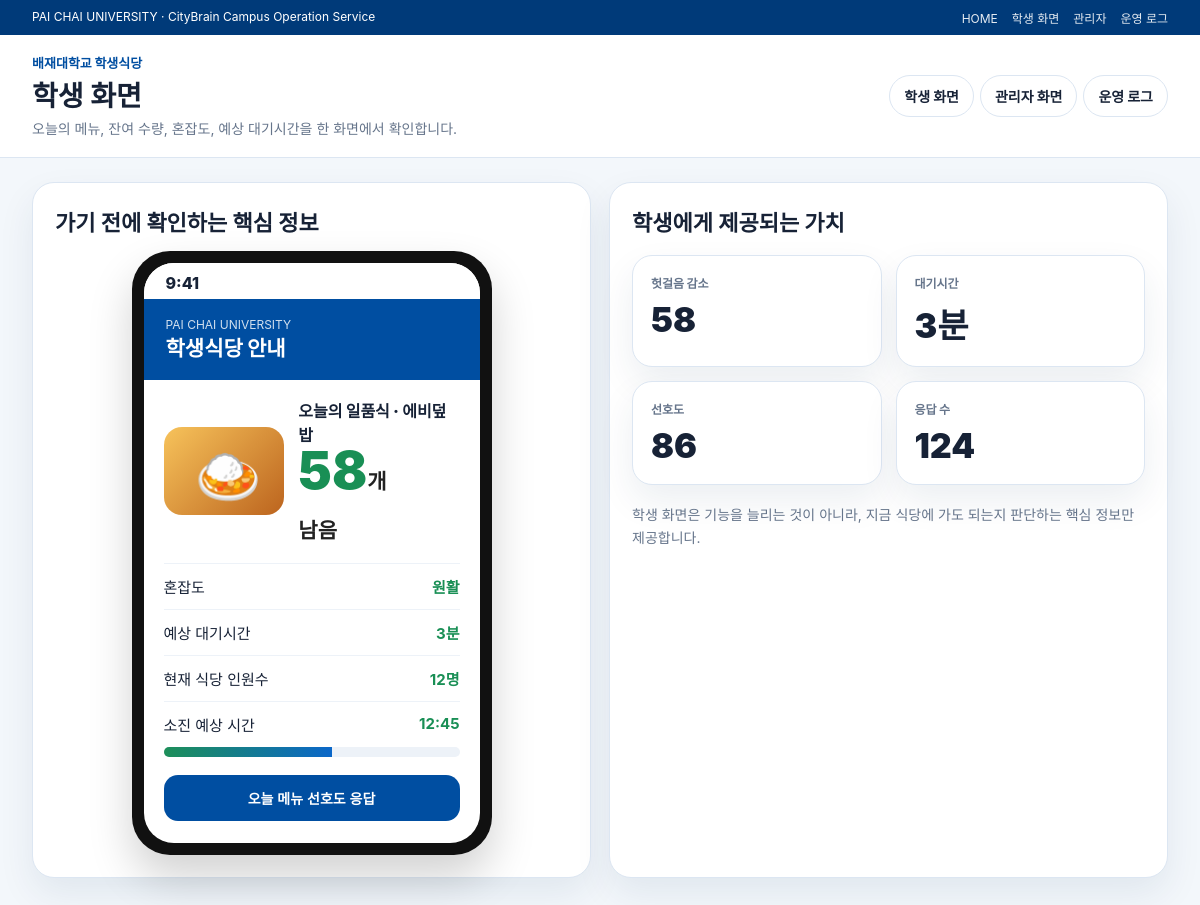
Page /student on the committed database.
### tables this page shows
CREATE TABLE state (
            id INTEGER PRIMARY KEY CHECK (id=1), menu TEXT, total INTEGER, remaining INTEGER,
            congestion TEXT, wait_min INTEGER, crowd_count INTEGER, sellout_time TEXT,
            likes INTEGER, survey_total INTEGER, updated_at TEXT);

### app/main.py (the view)
@app.get('/student', response_class=HTMLResponse)
def student(request: Request): return templates.TemplateResponse('student.html', {'request':request, 's':get_state()})

### app/templates/student.html
{% extends 'layout.html' %}{% set title='학생 화면' %}{% set subtitle='오늘의 메뉴, 잔여 수량, 혼잡도, 예상 대기시간을 한 화면에서 확인합니다.' %}{% block content %}<section class="split"><div class="panel"><h3>가기 전에 확인하는 핵심 정보</h3><div class="phone"><div class="screen"><div class="status">9:41</div><div class="appbar"><div class="uni">PAI CHAI UNIVERSITY</div><div class="title">학생식당 안내</div></div><div class="food"><div class="food-img"></div><div><div style="font-weight:900">{{s.menu}}</div><div class="big-num">{{s.remaining}}<small>개<br>남음</small></div></div></div><div class="info"><div class="row"><span>혼잡도</span><b>{{s.congestion}}</b></div><div class="row"><span>예상 대기시간</span><b>{{s.wait_min}}분</b></div><div class="row"><span>현재 식당 인원수</span><b>{{s.crowd_count}}명</b></div><div class="row"><span>소진 예상 시간</span><b>{{s.sellout_time}}</b></div><div class="bar"><i style="--w:{{s.ratio}}%"></i></div></div><form method="post" action="/survey"><button class="cta">오늘 메뉴 선호도 응답</button></form></div></div></div><div class="panel"><h3>학생에게 제공되는 가치</h3><div class="metrics" style="grid-template-columns:1fr 1fr"><div class="metric"><div class="label">헛걸음 감소</div><div class="value">{{s.remaining}}</div></div><div class="metric"><div class="label">대기시간</div><div class="value">{{s.wait_min}}분</div></div><div class="metric"><div class="label">선호도</div><div class="value">{{s.likes}}</div></div><div class="metric"><div class="label">응답 수</div><div class="value">{{s.survey_total}}</div></div></div><div class="help">학생 화면은 기능을 늘리는 것이 아니라, 지금 식당에 가도 되는지 판단하는 핵심 정보만 제공합니다.</div></div></section>{% endblock %}

### app/static/style.css (style rules this page uses)
:root { --blue:#004ea1;--deep:#003a79;--green:#198f55;--bg:#f3f7fb;--line:#dce6f2;--text:#172236;--muted:#66758b;--card:#fff;--shadow:0 16px 36px rgba(8,45,90,.08) }
* { box-sizing:border-box }
body { margin:0;background:var(--bg);font-family:-apple-system,BlinkMacSystemFont,'Segoe UI','Noto Sans KR',Arial,sans-serif;color:var(--text) }
.panel { background:var(--card);border:1px solid var(--line);border-radius:22px;padding:22px;box-shadow:var(--shadow);margin-bottom:18px }
.panel h3 { font-size:22px;margin:0 0 14px }
.help { color:var(--muted);line-height:1.65;font-size:14px }
.metrics { display:grid;grid-template-columns:repeat(4,1fr);gap:14px;margin:18px 0 }
.metric { background:white;border:1px solid var(--line);border-radius:20px;padding:18px;box-shadow:var(--shadow) }
.metric .label { font-size:12px;color:var(--muted);font-weight:900 }
.metric .value { font-size:34px;font-weight:950;margin-top:8px }
.split { display:grid;grid-template-columns:1fr 1fr;gap:18px }
.phone { width:360px;max-width:100%;margin:auto;border-radius:38px;background:#111;padding:12px;box-shadow:0 22px 44px rgba(0,0,0,.18) }
.screen { background:#fff;border-radius:30px;overflow:hidden }
.status { height:36px;background:#fff;padding:10px 22px;font-weight:800 }
.appbar { background:var(--blue);color:white;padding:18px 22px }
.appbar .uni { font-size:12px;opacity:.82 }
.appbar .title { font-size:21px;font-weight:900 }
.food { display:flex;gap:14px;align-items:center;padding:18px 20px }
.food-img { width:122px;height:88px;border-radius:18px;background:linear-gradient(135deg,#f7c35b,#bc641e);position:relative }
.food-img:after { content:'🍛';font-size:54px;position:absolute;left:31px;top:16px }
.big-num { font-size:52px;color:var(--green);font-weight:950;line-height:.95 }
.big-num small { font-size:21px;color:#222 }
.info { padding:0 20px 18px }
.row { display:flex;justify-content:space-between;border-top:1px solid #edf2f8;padding:12px 0;font-size:15px }
.row b { color:var(--green) }
.cta { margin:0 20px 22px;width:calc(100% - 40px);height:46px;border-radius:14px;background:var(--blue);color:white;border:0;font-weight:900 }
input,select,button { height:46px;border:1px solid var(--line);border-radius:12px;padding:0 12px;font-size:14px }
button { background:var(--blue);color:white;border:0;font-weight:900;cursor:pointer }
.bar { height:10px;background:#edf2f8;border-radius:999px;overflow:hidden }
.bar i { display:block;height:100%;background:linear-gradient(90deg,#1d8f59,#0b67c9);width:var(--w) }

### rows in the picture
state: menu "오늘의 일품식 · 에비덮밥", remaining "58", congestion "원활", wait_min "3", crowd_count "12", sellout_time "12:45", likes "86", survey_total "124"

### other values in the picture
{{ title }} "학생 화면"
{{ subtitle }} "오늘의 메뉴, 잔여 수량, 혼잡도, 예상 대기시간을 한 화면에서 확인합니다."
